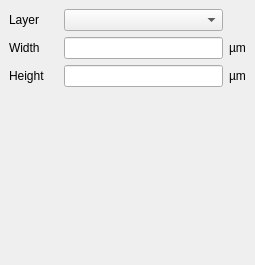
<?xml version="1.0" encoding="UTF-8"?>
<ui version="4.0">
 <class>ReplacePropertiesBox</class>
 <widget class="QWidget" name="ReplacePropertiesBox">
  <property name="geometry">
   <rect>
    <x>0</x>
    <y>0</y>
    <width>255</width>
    <height>265</height>
   </rect>
  </property>
  <property name="windowTitle">
   <string>Form</string>
  </property>
  <layout class="QGridLayout">
   <property name="margin" stdset="0">
    <number>9</number>
   </property>
   <property name="spacing">
    <number>6</number>
   </property>
   <item row="2" column="0">
    <widget class="QLabel" name="label_54">
     <property name="text">
      <string>Height</string>
     </property>
    </widget>
   </item>
   <item row="2" column="2">
    <widget class="QLineEdit" name="box_height"/>
   </item>
   <item row="3" column="0" colspan="3">
    <spacer>
     <property name="orientation">
      <enum>Qt::Vertical</enum>
     </property>
     <property name="sizeHint" stdset="0">
      <size>
       <width>200</width>
       <height>40</height>
      </size>
     </property>
    </spacer>
   </item>
   <item row="2" column="1">
    <widget class="QLabel" name="label_60">
     <property name="text">
      <string/>
     </property>
     <property name="pixmap">
      <pixmap resource="../../icons/icons.qrc">:/right_16px@2x.png</pixmap>
     </property>
    </widget>
   </item>
   <item row="0" column="1">
    <widget class="QLabel" name="label_58">
     <property name="text">
      <string/>
     </property>
     <property name="pixmap">
      <pixmap resource="../../icons/icons.qrc">:/right_16px@2x.png</pixmap>
     </property>
    </widget>
   </item>
   <item row="1" column="2">
    <widget class="QLineEdit" name="box_width"/>
   </item>
   <item row="1" column="0">
    <widget class="QLabel" name="label_55">
     <property name="text">
      <string>Width</string>
     </property>
    </widget>
   </item>
   <item row="1" column="1">
    <widget class="QLabel" name="label_59">
     <property name="text">
      <string/>
     </property>
     <property name="pixmap">
      <pixmap resource="../../icons/icons.qrc">:/right_16px@2x.png</pixmap>
     </property>
    </widget>
   </item>
   <item row="0" column="0">
    <widget class="QLabel" name="label_53">
     <property name="text">
      <string>Layer</string>
     </property>
    </widget>
   </item>
   <item row="1" column="3">
    <widget class="QLabel" name="label">
     <property name="text">
      <string>µm</string>
     </property>
    </widget>
   </item>
   <item row="2" column="3">
    <widget class="QLabel" name="label_2">
     <property name="text">
      <string>µm</string>
     </property>
    </widget>
   </item>
   <item row="0" column="2">
    <widget class="lay::LayerSelectionComboBox" name="box_layer">
     <property name="sizePolicy">
      <sizepolicy hsizetype="Ignored" vsizetype="Fixed">
       <horstretch>0</horstretch>
       <verstretch>0</verstretch>
      </sizepolicy>
     </property>
     <property name="sizeAdjustPolicy">
      <enum>QComboBox::AdjustToContents</enum>
     </property>
    </widget>
   </item>
  </layout>
 </widget>
 <customwidgets>
  <customwidget>
   <class>lay::LayerSelectionComboBox</class>
   <extends>QComboBox</extends>
   <header>layWidgets.h</header>
  </customwidget>
 </customwidgets>
 <resources>
  <include location="../../icons/icons.qrc"/>
 </resources>
 <connections/>
</ui>
